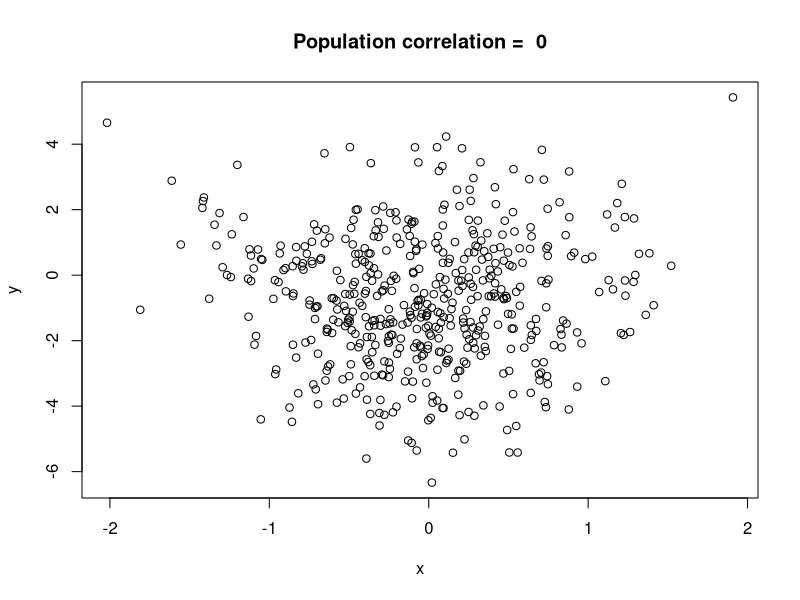
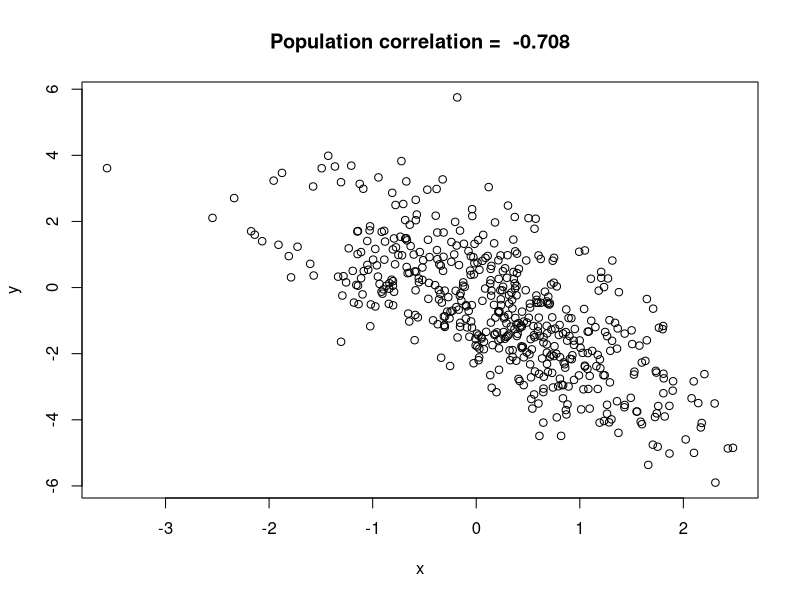

The R script that drew these images, in order:
## ---- chunk 1
cor_nonlinear <- function(muX, muY, sX, sY, angle){
  sQ <- sqrt(cos(angle)**2 * (2*sX**4 + 4*sX**2*muX**2 +  sY**2) + sin(angle)**2 * sX**2 + 2 * cos(angle)*sin(angle)*(2*sX**2*muX))
  sR <- sqrt(sin(angle)**2 * (2*sX**4 + 4*sX**2*muX**2 + sY**2) + cos(angle)**2 * sX**2 - 2 * cos(angle)*sin(angle)*(2*sX**2*muX))
  cov <- sin(angle)*cos(angle) * (sX**2 - (2*sX**4 + 4*sX**2*muX**2 + sY**2)) +
    (cos(angle)**2 - sin(angle)**2) * (2*sX**2*muX)
  cor <- round(cov/(sQ*sR), 4)
  return(cor)
}
## ---- chunk 2
SAMPLESEED <- 18411
n <- 500
muX <- 0
muY <- -1
sX  <- 0.6
sY  <- 1.9
angle= 0
gen_nonlinear <- function(n, muX, muY, sX, sY, angle){
  rotmat <- matrix(c(cos(angle), -sin(angle), sin(angle), cos(angle)),2,2)
  x <- rnorm(n, muX, sX)
  y <- x**2 + rnorm(n, muY, sY)
  df <- cbind(x,y)
  df <- df %*% rotmat
  df <- as.data.frame(df)
  names(df) <- c("x", "y")
  return(df)
}
cor_nonlinear <- function(muX, muY, sX, sY, angle){
  # muX and muY have no effect
  sQ <- sqrt(cos(angle)**2 * (2*sX**4 + 4*sX**2*muX**2 +  sY**2) + sin(angle)**2 * sX**2 + 2 * cos(angle)*sin(angle)*(2*sX**2*muX))
  sR <- sqrt(sin(angle)**2 * (2*sX**4 + 4*sX**2*muX**2 + sY**2) + cos(angle)**2 * sX**2 - 2 * cos(angle)*sin(angle)*(2*sX**2*muX))
  cov <- sin(angle)*cos(angle) * (sX**2 - (2*sX**4 + 4*sX**2*muX**2 + sY**2)) +
    (cos(angle)**2 - sin(angle)**2) * (2*sX**2*muX)
  cor <- round(cov/(sQ*sR), 4)
  return(cor)
}

n <- 500
set.seed(18411)
df <- gen_nonlinear(n=n, muX=muX, muY=muY, sX=sX, sY=sY, angle=0)
# population correlation in this setting 
rho <- cor_nonlinear(muX=muX, muY=muY, sX=sX, sY=# Generate data, nonlinear setting
                       sY, angle=angle)
plot(df, main=paste("Population correlation = ", round(rho, 3)))
## ---- chunk 3
SAMPLESEED <- 18411
n <- 500
muX <- 0
muY <- -1
sX  <- 0.6
sY  <- 1.9
angle=0.37
gen_nonlinear <- function(n, muX, muY, sX, sY, angle){
  rotmat <- matrix(c(cos(angle), -sin(angle), sin(angle), cos(angle)),2,2)
  x <- rnorm(n, muX, sX)
  y <- x**2 + rnorm(n, muY, sY)
  df <- cbind(x,y)
  df <- df %*% rotmat
  df <- as.data.frame(df)
  names(df) <- c("x", "y")
  return(df)
}
cor_nonlinear <- function(muX, muY, sX, sY, angle){
  # muX and muY have no effect
  sQ <- sqrt(cos(angle)**2 * (2*sX**4 + 4*sX**2*muX**2 +  sY**2) + sin(angle)**2 * sX**2 + 2 * cos(angle)*sin(angle)*(2*sX**2*muX))
  sR <- sqrt(sin(angle)**2 * (2*sX**4 + 4*sX**2*muX**2 + sY**2) + cos(angle)**2 * sX**2 - 2 * cos(angle)*sin(angle)*(2*sX**2*muX))
  cov <- sin(angle)*cos(angle) * (sX**2 - (2*sX**4 + 4*sX**2*muX**2 + sY**2)) +
    (cos(angle)**2 - sin(angle)**2) * (2*sX**2*muX)
  cor <- round(cov/(sQ*sR), 4)
  return(cor)
}

n <- 500
set.seed(18411)
df <- gen_nonlinear(n=n, muX=muX, muY=muY, sX=sX, sY=sY, angle=0.37)
# population correlation in this setting 
rho <- cor_nonlinear(muX=muX, muY=muY, sX=sX, sY=# Generate data, nonlinear setting
                       sY, angle=angle)
plot(df, main=paste("Population correlation = ", round(rho, 3)))
